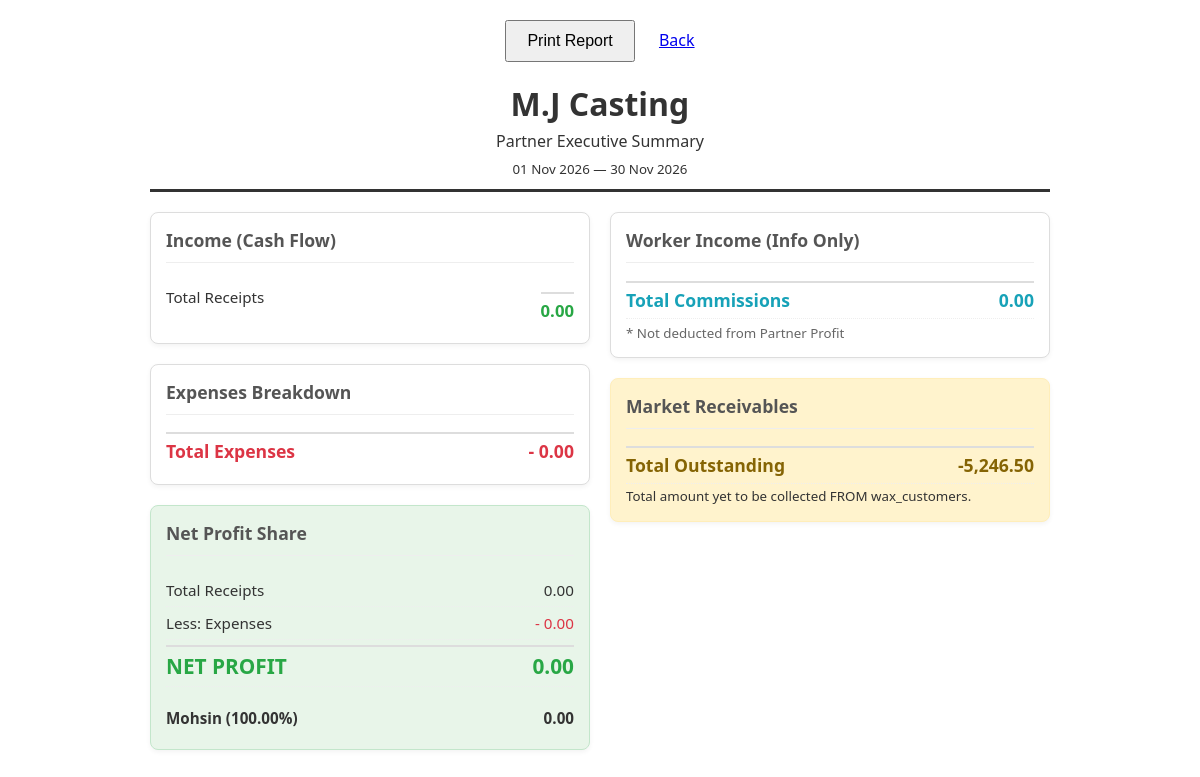
The page /wax/report_partner_advanced.php (signed in) on the database its author committed.
### tables this page shows
CREATE TABLE `wax_partners` (
  `id` int(11) NOT NULL,
  `name` varchar(100) NOT NULL,
  `share_percentage` decimal(5,2) NOT NULL,
  `active` tinyint(1) DEFAULT 1
);

### wax/includes/functions.php (called while the page is built, shortened)
<?php
function format_currency($amount) {
    return number_format($amount, 2);
}

### wax/report_partner_advanced.php (the view, shortened to what this page needs)
<?php
require_once __DIR__ . '/includes/functions.php';
$start_date = $_GET['start_date'] ?? date('Y-m-01');
$end_date = $_GET['end_date'] ?? date('Y-m-t');
$pdo = getDB();
$stmt = $pdo->prepare("SELECT SUM(amount) FROM wax_payments WHERE payment_date BETWEEN ? AND ?");
$stmt->execute([$start_date, $end_date]);
$total_receipts = $stmt->fetchColumn() ?: 0;
$total_worker_income = 0;
$total_expenses = 0;
$net_profit = $total_receipts - $total_expenses;
$total_billed_all = $pdo->query("SELECT SUM(total_amount) FROM wax_invoices")->fetchColumn() ?: 0;
$total_paid_all = $pdo->query("SELECT SUM(amount) FROM wax_payments")->fetchColumn() ?: 0;
$closing_receivables = $total_billed_all - $total_paid_all;
$partners = $pdo->query("SELECT name, share_percentage FROM wax_partners WHERE active = 1")->fetchAll();
?>
<!DOCTYPE html>
<html lang="en">
<head>
</head>
<body>
<div class="no-print" style="margin-bottom: 20px; text-align: center;">
    <button onclick="window.print()" style="padding: 10px 20px; font-size: 16px; cursor: pointer;">Print Report</button>
    <a href="reports.php" style="margin-left: 20px;">Back</a>
</div>
<div class="header">
    <h1 style="margin: 0;">M.J Casting</h1>
    <p style="margin: 5px 0;">Partner Executive Summary</p>
    <small><?= date('d M Y', strtotime($start_date)) ?> &mdash; <?= date('d M Y', strtotime($end_date)) ?></small>
</div>
<div class="grid">
    <div>
        <div class="box">
            <h3>Income (Cash Flow)</h3>
            <div class="row">
                <span>Total Receipts</span>
                <span class="highlight total"><?= format_currency($total_receipts) ?></span>
            </div>
        </div>
        <div class="box">
            <h3>Expenses Breakdown</h3>
            <div class="row total danger">
                <span>Total Expenses</span>
                <span>- <?= format_currency($total_expenses) ?></span>
            </div>
        </div>
        <div class="box" style="background: #e8f5e9; border-color: #c3e6cb;">
            <h3>Net Profit Share</h3>
            <div class="row">
                <span>Total Receipts</span>
                <span><?= format_currency($total_receipts) ?></span>
            </div>
            <div class="row">
                <span>Less: Expenses</span>
                <span class="danger">- <?= format_currency($total_expenses) ?></span>
            </div>
            <div class="row total highlight" style="font-size: 1.3em;">
                <span>NET PROFIT</span>
                <span><?= format_currency($net_profit) ?></span>
            </div>
            <div style="margin-top: 15px;">
                <?php foreach ($partners as $p):
                    $share = $net_profit * ($p['share_percentage'] / 100);
                ?>
                <div class="row">
                    <strong><?= htmlspecialchars($p['name']) ?> (<?= $p['share_percentage'] ?>%)</strong>
                    <strong><?= format_currency($share) ?></strong>
                </div>
                <?php endforeach; ?>
            </div>
        </div>
    </div>
    <div>
        <div class="box">
            <h3>Worker Income (Info Only)</h3>
            <div class="row total info">
                <span>Total Commissions</span>
                <span><?= format_currency($total_worker_income) ?></span>
            </div>
            <small style="color: #666; display: block; margin-top: 5px;">* Not deducted from Partner Profit</small>
        </div>
        <div class="box" style="background: #fff3cd; border-color: #ffeeba;">
            <h3>Market Receivables</h3>
            <div class="row total" style="color: #856404;">
                <span>Total Outstanding</span>
                <span><?= format_currency($closing_receivables) ?></span>
            </div>
            <small>Total amount yet to be collected FROM wax_customers.</small>
        </div>
    </div>
</div>
</body>
</html>

### wax/report_partner_advanced.php (style rules this page uses)
body { font-family: 'Segoe UI', Tahoma, Geneva, Verdana, sans-serif; padding: 20px; max-width: 900px; margin: 0 auto; color: #333; }
.header { text-align: center; margin-bottom: 20px; border-bottom: 3px solid #333; padding-bottom: 10px; }
.grid { display: grid; grid-template-columns: 1fr 1fr; gap: 20px; }
.box { border: 1px solid #ddd; padding: 15px; border-radius: 8px; background: #fff; margin-bottom: 20px; box-shadow: 0 2px 5px rgba(0,0,0,0.05); }
.box h3 { margin-top: 0; border-bottom: 1px solid #eee; padding-bottom: 10px; font-size: 1.1em; color: #555; }
.row { display: flex; justify-content: space-between; padding: 6px 0; border-bottom: 1px dotted #eee; font-size: 0.95em; }
.row:last-child { border-bottom: none; }
.total { font-weight: bold; font-size: 1.1em; color: #000; border-top: 2px solid #ddd; margin-top: 5px; padding-top: 5px; }
.highlight { color: #28a745; }
.danger { color: #dc3545; }
.info { color: #17a2b8; }

### rows shown on the page
wax_partners: name "Mohsin", share_percentage "100.00", share "0.00"

### other values the page prints
format_currency($total_receipts) "0.00"
format_currency($total_expenses) "0.00"
format_currency($net_profit) "0.00"
format_currency($total_worker_income) "0.00"
format_currency($closing_receivables) "-5,246.50"
